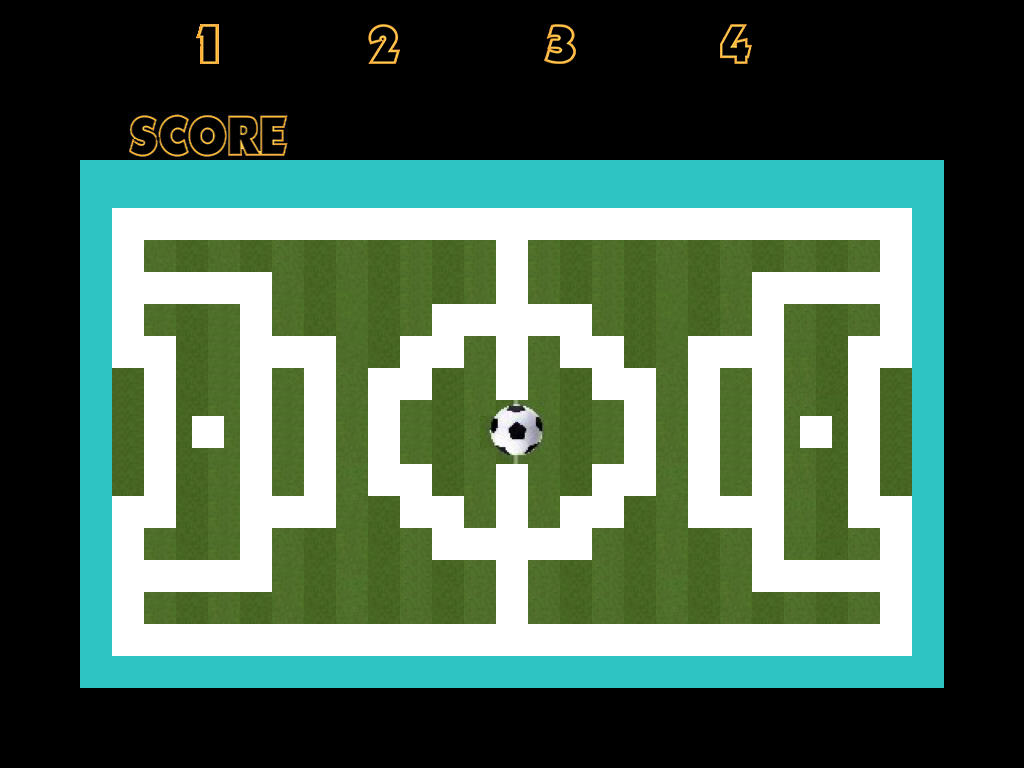

A 2D game scene composited from a Tiled map and its tileset images. What follows is a short description and the map's XML, with each tile layer's data collapsed to a summary:
An orthogonal 64x48 tile map with 16x16 px tiles, 2 tile layers (Calque de Tile 1, Logic), 10 tilesets and 176 objects (164x graine, 4x origineFantome, 4x objet, originePac, departFantome, ...).

<map version="1.0" orientation="orthogonal" renderorder="right-down" width="64" height="48" tilewidth="16" tileheight="16" nextobjectid="361">
 <tileset firstgid="1" name="Color2" tilewidth="16" tileheight="16">
  <image source="Color2.png" trans="ff00ff" width="600" height="600" />
 </tileset>
 <tileset firstgid="1370" name="color" tilewidth="16" tileheight="16">
  <image source="color.png" trans="ff00ff" width="640" height="640" />
 </tileset>
 <tileset firstgid="2970" name="solide" tilewidth="16" tileheight="16">
  <image source="solide.png" trans="ff00ff" width="160" height="160" />
 </tileset>
 <tileset firstgid="3070" name="terrain" tilewidth="16" tileheight="16">
  <image source="terrain.png" trans="ff00ff" width="1000" height="500" />
 </tileset>
 <tileset firstgid="4992" name="Dégrader" tilewidth="16" tileheight="16">
  <image source="Dégrader.png" trans="ff00ff" width="1000" height="508" />
 </tileset>
 <tileset firstgid="6914" name="score2" tilewidth="16" tileheight="16">
  <image source="../image/score/score2.png" trans="ff00ff" width="160" height="48" />
 </tileset>
 <tileset firstgid="6944" name="1" tilewidth="16" tileheight="40">
  <image source="../image/chiffre/1.png" width="32" height="40" />
 </tileset>
 <tileset firstgid="6946" name="2" tilewidth="16" tileheight="40">
  <image source="../image/chiffre/2.png" width="32" height="40" />
 </tileset>
 <tileset firstgid="6948" name="3" tilewidth="16" tileheight="40">
  <image source="../image/chiffre/3.png" width="32" height="40" />
 </tileset>
 <tileset firstgid="6950" name="4" tilewidth="16" tileheight="40">
  <image source="../image/chiffre/4.png" width="32" height="40" />
 </tileset>
 <layer name="Calque de Tile 1" width="64" height="48">
  <data>[3072 cells, 3072 non-empty, 281 distinct tile ids]</data>
 </layer>
 <layer name="Logic" width="64" height="48">
  <data>[3072 cells, 2294 non-empty, 349 distinct tile ids]</data>
 </layer>
 <objectgroup name="trigger" width="64" height="48">
  <object id="181" name="graine 1" type="graine" x="857" y="569" width="15" height="15" />
  <object id="182" name="graine 1" type="graine" x="697" y="218" width="15" height="15" />
  <object id="183" name="graine 1" type="graine" x="505" y="600" width="15" height="15" />
  <object id="184" name="graine 1" type="graine" x="153" y="569" width="15" height="15" />
  <object id="185" name="graine 1" type="graine" x="697" y="344" width="15" height="15" />
  <object id="186" name="graine 1" type="graine" x="792" y="633" width="15" height="15" />
  <object id="187" name="graine 1" type="graine" x="632" y="410" width="15" height="15" />
  <object id="188" name="graine 1" type="graine" x="153" y="632" width="15" height="15" />
  <object id="189" name="graine 1" type="graine" x="503" y="439" width="15" height="15" />
  <object id="190" name="graine 1" type="graine" x="601" y="378" width="15" height="15" />
  <object id="191" name="graine 1" type="graine" x="408" y="380" width="15" height="15" />
  <object id="192" name="graine 1" type="graine" x="858" y="378" width="15" height="15" />
  <object id="193" name="graine 1" type="graine" x="249" y="408" width="15" height="15" />
  <object id="194" name="graine 1" type="graine" x="185" y="217" width="15" height="15" />
  <object id="195" name="graine 1" type="graine" x="473" y="537" width="15" height="15" />
  <object id="196" name="graine 1" type="graine" x="697" y="378" width="15" height="15" />
  <object id="197" name="graine 1" type="graine" x="761" y="411" width="15" height="15" />
  <object id="198" name="graine 1" type="graine" x="570" y="504" width="15" height="15" />
  <object id="199" name="graine 1" type="graine" x="441" y="633" width="15" height="15" />
  <object id="200" name="graine 1" type="graine" x="825" y="568" width="15" height="15" />
  <object id="201" name="graine 1" type="graine" x="315" y="506" width="15" height="15" />
  <object id="202" name="graine 1" type="graine" x="729" y="218" width="15" height="15" />
  <object id="203" name="graine 1" type="graine" x="471" y="312" width="15" height="15" />
  <object id="204" name="graine 1" type="graine" x="249" y="218" width="15" height="15" />
  <object id="205" name="graine 1" type="graine" x="121" y="537" width="15" height="15" />
  <object id="206" name="graine 1" type="graine" x="185" y="280" width="15" height="15" />
  <object id="207" name="graine 1" type="graine" x="761" y="219" width="15" height="15" />
  <object id="208" name="graine 1" type="graine" x="633" y="441" width="15" height="15" />
  <object id="209" name="graine 1" type="graine" x="216" y="632" width="15" height="15" />
  <object id="210" name="graine 1" type="graine" x="888" y="312" width="15" height="15" />
  <object id="211" name="graine 1" type="graine" x="600" y="346" width="15" height="15" />
  <object id="212" name="graine 1" type="graine" x="503" y="409" width="15" height="15" />
  <object id="213" name="graine 1" type="graine" x="760" y="380" width="15" height="15" />
  <object id="214" name="graine 1" type="graine" x="601" y="633" width="15" height="15" />
  <object id="215" name="graine 1" type="graine" x="376" y="632" width="15" height="15" />
  <object id="216" name="graine 1" type="graine" x="859" y="473" width="15" height="15" />
  <object id="217" name="graine 1" type="graine" x="442" y="312" width="15" height="15" />
  <object id="218" name="graine 1" type="graine" x="315" y="472" width="15" height="15" />
  <object id="219" name="originePac" type="originePac" x="496" y="527" width="32" height="32" />
  <object id="220" name="graine 1" type="graine" x="217" y="218" width="15" height="15" />
  <object id="221" name="graine 1" type="graine" x="632" y="473" width="15" height="15" />
  <object id="222" name="graine 1" type="graine" x="888" y="536" width="15" height="15" />
  <object id="223" name="graine 1" type="graine" x="250" y="505" width="15" height="15" />
  <object id="224" name="graine 1" type="graine" x="154" y="218" width="15" height="15" />
  <object id="225" name="graine 1" type="graine" x="761" y="281" width="15" height="15" />
  <object id="226" name="graine 1" type="graine" x="442" y="218" width="15" height="15" />
  <object id="227" name="graine 1" type="graine" x="121" y="600" width="15" height="15" />
  <object id="228" name="graine 1" type="graine" x="249" y="281" width="15" height="15" />
  <object id="229" name="graine 1" type="graine" x="698" y="505" width="15" height="15" />
  <object id="230" name="graine 1" type="graine" x="823" y="632" width="15" height="15" />
  <object id="231" name="graine 1" type="graine" x="248" y="569" width="15" height="15" />
  <object id="232" name="graine 1" type="graine" x="377" y="410" width="15" height="15" />
  <object id="233" name="graine 1" type="graine" x="503" y="375" width="15" height="15" />
  <object id="234" name="graine 1" type="graine" x="344" y="631" width="15" height="15" />
  <object id="235" name="graine 1" type="graine" x="858" y="442" width="15" height="15" />
  <object id="236" name="graine 1" type="graine" x="249" y="344" width="15" height="15" />
  </objectgroup>
</map>
<!-- 120 of 176 objects omitted -->
